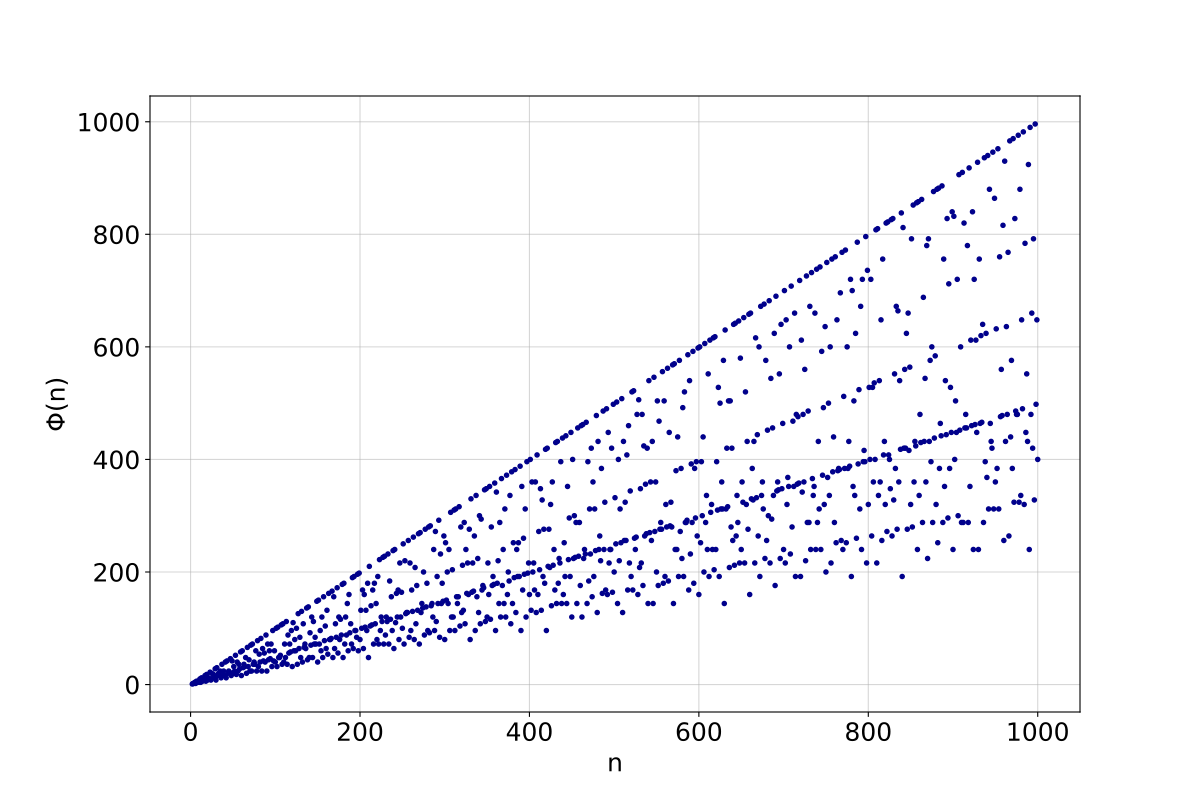

Recreate this plot in Python.
import matplotlib.pyplot as plt
import numpy as np

x, y = np.genfromtxt("FuncionEuler.txt", unpack=True)


plt.figure(figsize=(12,8))
plt.plot(x, y, "o", label="data", color = "darkblue", markersize = 3) # No olvidar comillas en el color. makersize es tamaño de los puntos
plt.xlabel("n", fontsize = 18)
plt.ylabel(r"$\Phi$(n)", fontsize = 18) # con el r antes de los nombres le activo latex bueno, un latex sencillo
plt.xticks(fontsize = 18)
plt.yticks(fontsize = 18)
plt.grid(True, alpha = 0.5)
plt.savefig("totient.pdf")

                         
